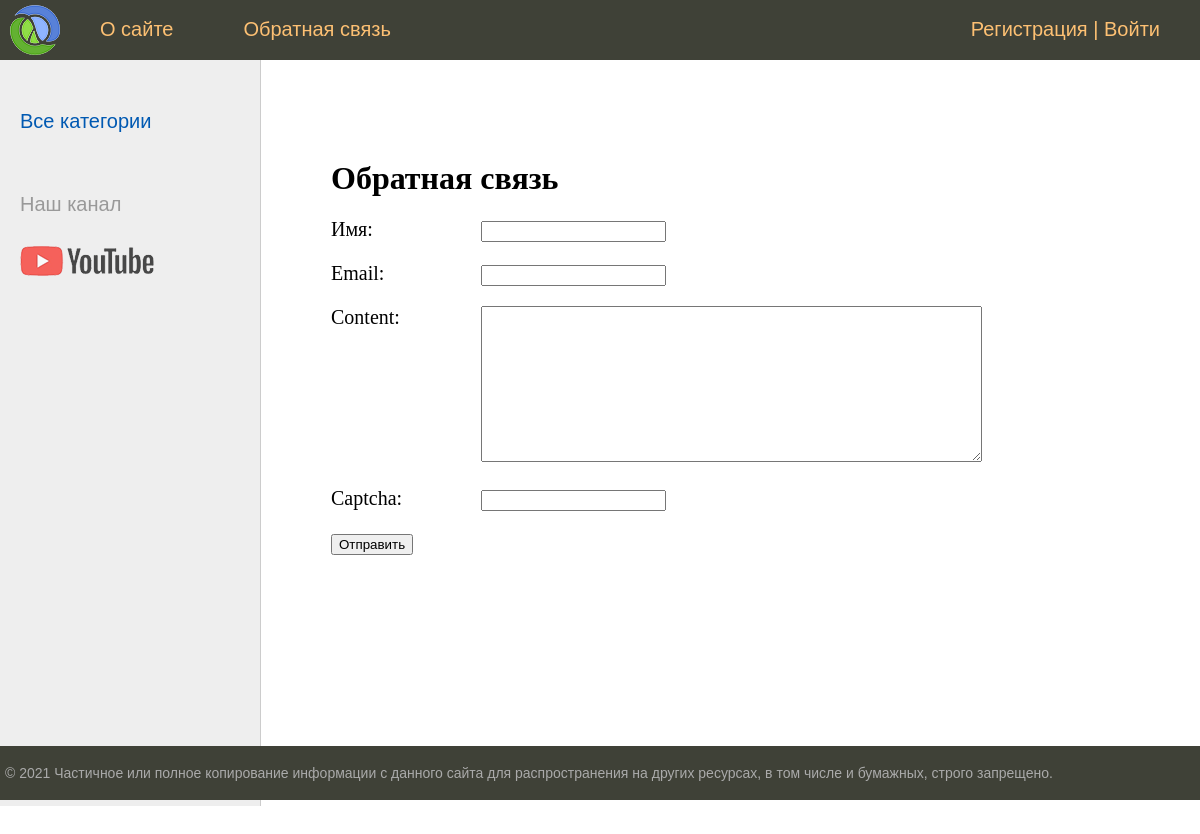
/contact/, run on an earlier commit of the app's database.
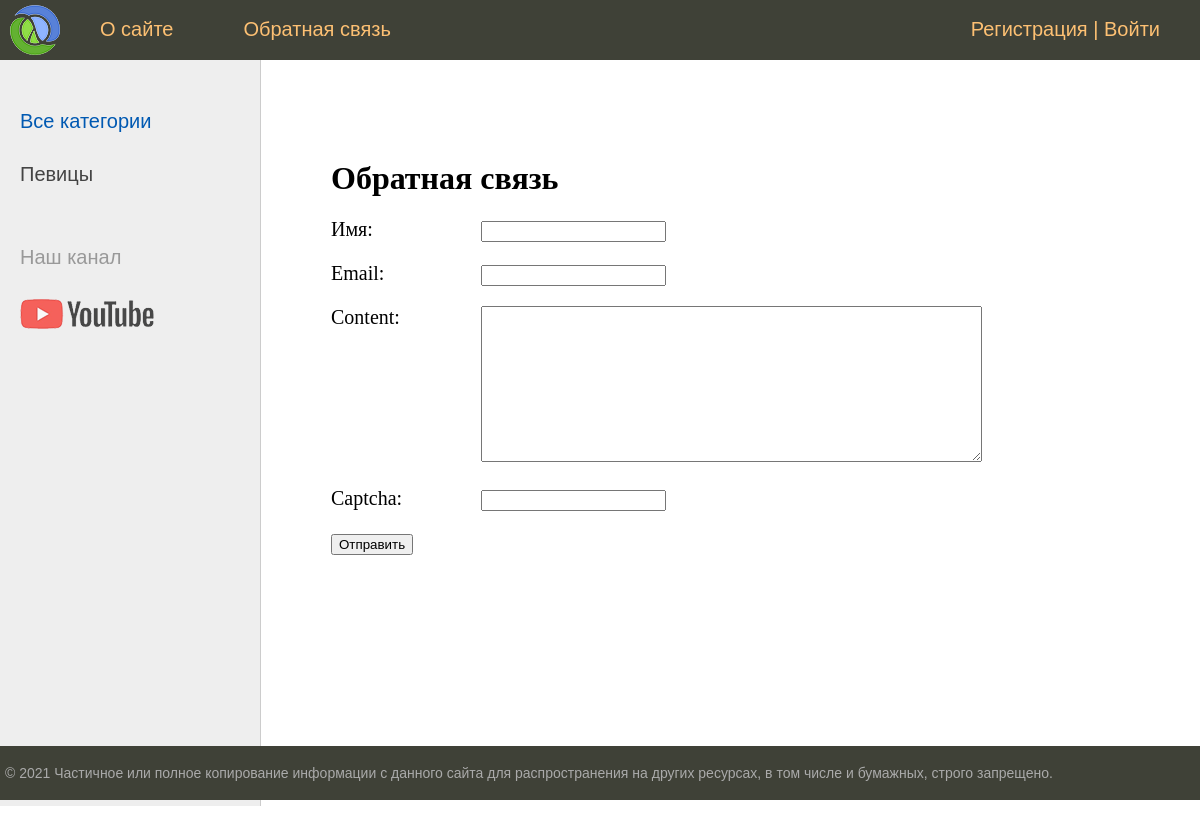
And on a later commit of the database.
### women/models.py (models this page shows, shortened)
class Category(models.Model):
    name = models.CharField(max_length=100, db_index=True, verbose_name='Категория')
    slug = models.SlugField(max_length=255, unique=True, db_index=True, verbose_name='URL')
    def get_absolute_url(self):
        return reverse('category', kwargs={'cat_slug': self.slug})
    class Meta:
        verbose_name = 'Категория'
        verbose_name_plural = 'Категории'
        ordering = ['id']

### women/views.py (the view, shortened to what this page needs)
# urls.py: path('contact/', views.ContactFormView.as_view(), name='contact'),
class ContactFormView(DataMixin, FormView):
    form_class = ContactForm
    template_name = 'women/contact.html'
    success_url = reverse_lazy('home')
    def get_context_data(self, *, object_list=None, **kwargs):
        context = super().get_context_data(**kwargs)
        c_def = self.get_user_context(title='Обратная связь')
        return dict(list(context.items()) + list(c_def.items()))

### women/forms.py
class ContactForm(forms.Form):
    name = forms.CharField(label='Имя', max_length=255)
    email = forms.EmailField(label='Email')
    content = forms.CharField(widget=forms.Textarea(attrs={'cols': 60, 'rows': 10}))
    captcha = CaptchaField()  # подключаем к форме каптчу

### women/utils.py (called while the page is built)
    def get_user_context(self, **kwargs):
        context = kwargs  # формируем словарь из именованных параметров переданных функции get_user_context
        cats = Category.objects.annotate(Count('women'))  # создаем список всех рубрик с атрибутом women__count для каждой,
        user_menu = menu.copy()  # копия словаря menu
        if not self.request.user.is_authenticated:  # если пользователь не авторизован
            user_menu.pop(1)  # удалить второй пункт(Добавить статью) из копии menu
        context['menu'] = user_menu  # передаем в контекст измененное меню
        context['cats'] = cats
        if 'cat_selected' not in context:
            context['cat_selected'] = 0
        return context

### women/templates/women/contact.html (shortened to what this page needs)
{% extends 'women/base.html' %}
{% block content %}
<h1>{{ title }}</h1>
<form method="post">
    {% for f in form %}
    <p><label class="form-label" for="{{ f.id_for_label }}">{{ f.label }}: </label>{{ f }}</p>
    {% endfor %}
    <button type="submit">Отправить</button>
</form>
{% endblock %}

### women/templates/women/base.html (shortened to what this page needs)
{% load static %}
{% load women_tags %}
<!DOCTYPE html>
<html>
<head>
    <link type="text/css" href="{% static 'women/css/styles.css' %}" rel="stylesheet">
</head>
<body>
<table class="table-page" border=0 cellpadding="0" cellspacing="0">
    <tr>
        <td valign=top>
            {% block mainmenu %}
            <div class="header">
                <ul id="mainmenu" class="mainmenu">
                    <li class="logo"><a href="{% url 'home' %}">
                        <div class="logo"></div>
                    </a></li>
                    {% for m in menu %}
                    <li><a href="{% url m.url_name %}">{{m.title}}</a></li>
                    {% endfor %}
                    {% if request.user.is_authenticated %}
                    <li class="last">{{ user.username }} | <a href="{% url 'logout' %}">Выйти</a></li>
                    {% else %}
                    <li class="last"><a href="{% url 'register' %}">Регистрация</a> | <a href="{% url 'login' %}">Войти</a></li>
                    {% endif %}
                </ul>
            </div>
            {% endblock mainmenu %}
            <table class="table-content" border=0 cellpadding="0" cellspacing="0">
                <tr>
                    <td valign="top" class="left-chapters">
                        <ul id="leftchapters">
                            {% if cat_selected == 0 %}
                            <li class="selected">Все категории</li>
                            {% else %}
                            <li><a href="{% url 'home' %}">Все категории</a></li>
                            {% endif %}
                            {% for c in cats %}
                            {% if c.women__count > 0 %}
                            {% if c.pk == cat_selected %}
                            <li class="selected">{{ c.name }}</li>
                            {% else %}
                            <li><a href="{{ c.get_absolute_url }}">{{ c.name }}</a></li>
                            {% endif %}
                            {% endif %}
                            {% endfor %}
                            <li class="share">
                                <p>Наш канал</p>
                                <a class="share-yt"
                                   href="https://www.youtube.com/"
                                   target="_blank" rel="nofollow"></a>
                            </li>
                        </ul>
                    </td>
                    <td valign="top" class="content">
                        <div class="content-text">
                            {% block content %}
                            {% endblock %}
                        </div>
                    </td>
                </tr>
            </table>
        </td>
    </tr>
    <tr>
        <td valign=top>
            <div id="footer">
                <p>&copy; 2021 Частичное или полное копирование информации с данного сайта для распространения на других
                    ресурсах, в том числе и бумажных, строго запрещено.</p>
            </div>
        </td>
    </tr>
</table>
</body>
</html>

What changed in the data, as far as the page shows it:
added Category: name "Певицы"
